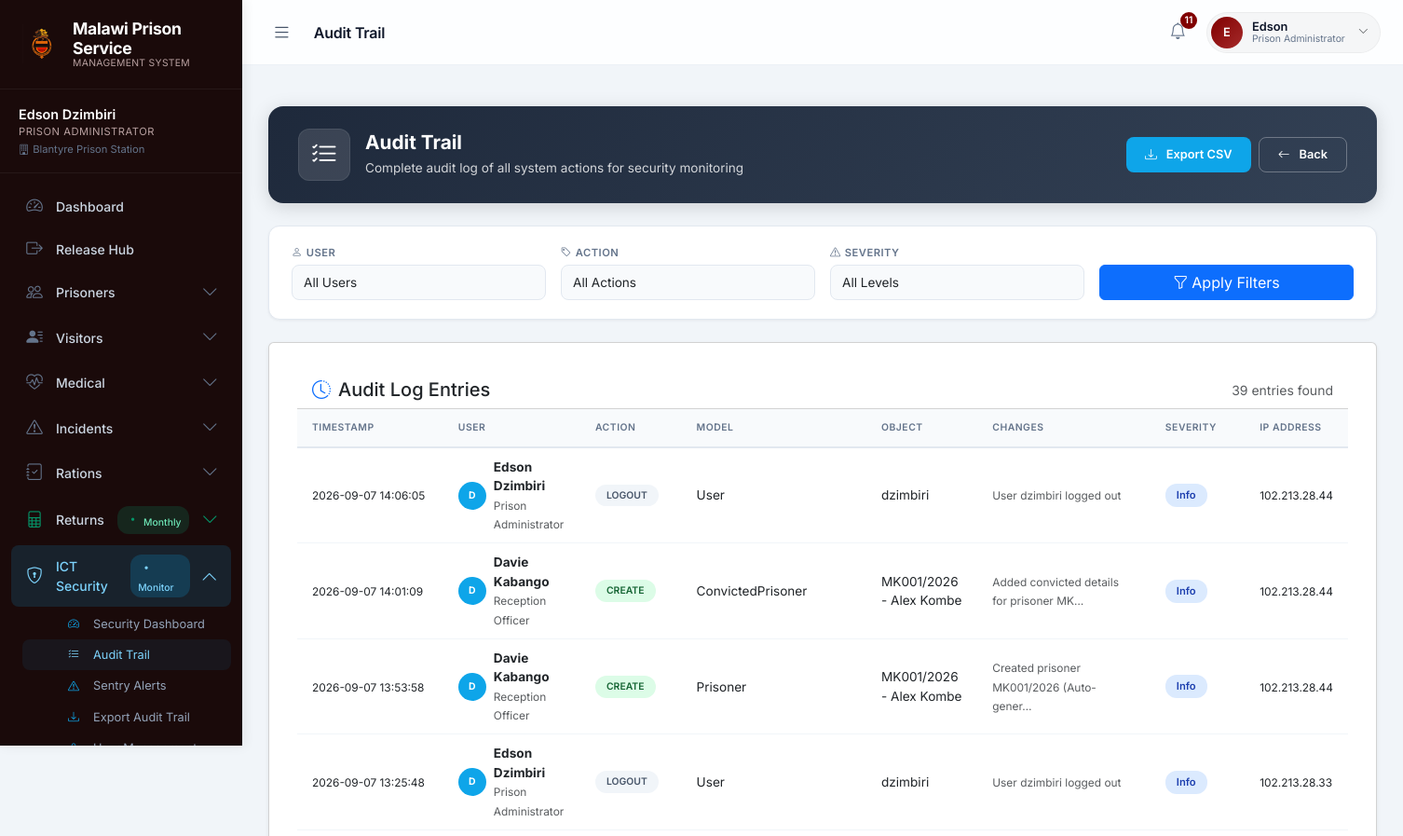
Page /audit-trail/ (signed in, upper part) on the earlier database version.
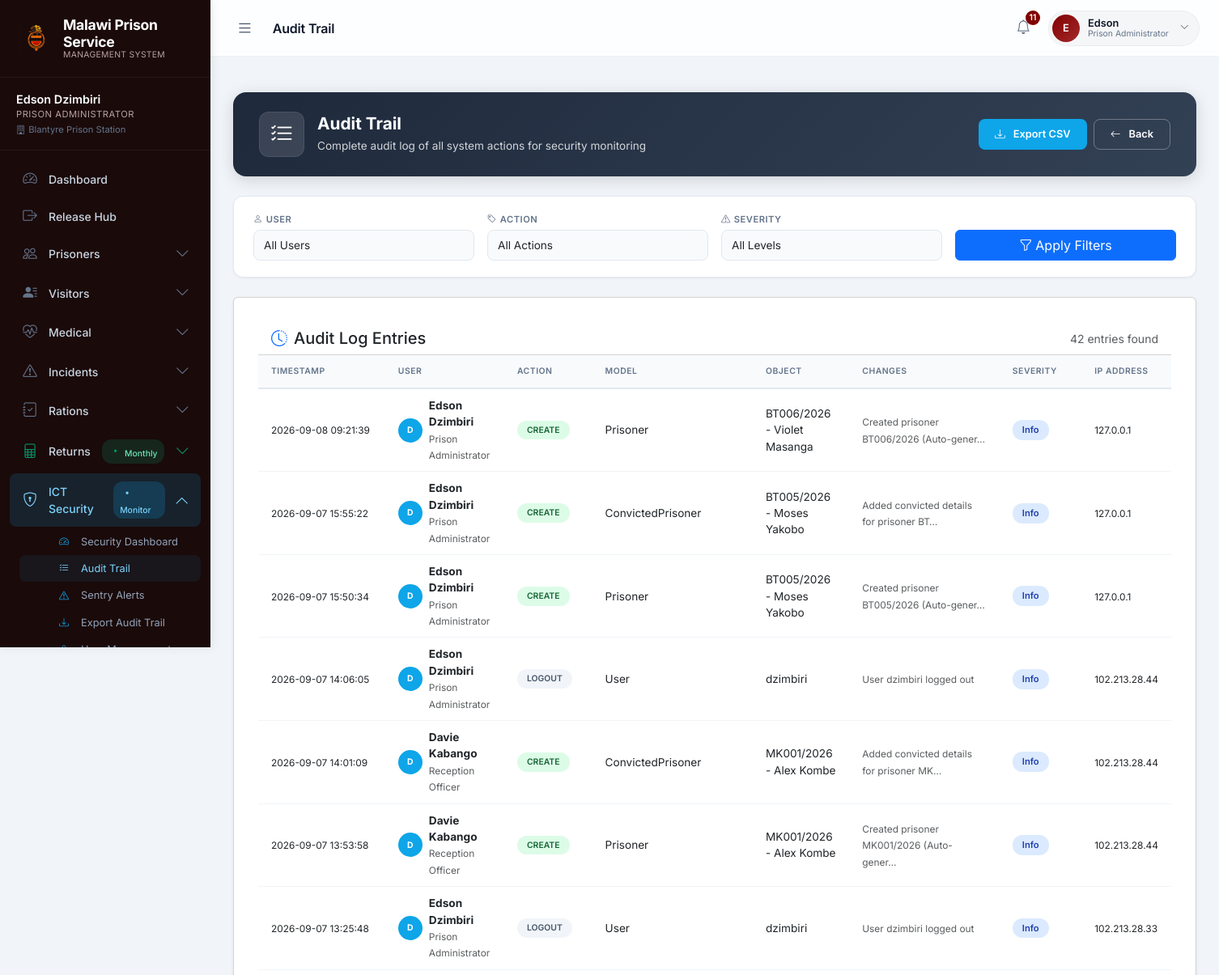
Same page on the later database version.
### prison/models.py (models this page shows, shortened)
class AuditTrail(models.Model):
    ACTION_CHOICES = [
        ('CREATE', 'Create'),
        ('UPDATE', 'Update'),
        ('DELETE', 'Delete'),
        ('LOGIN', 'Login'),
        ('LOGOUT', 'Logout'),
        ('RELEASE', 'Release'),
        ('TRANSFER', 'Transfer'),
        ('SENTENCE_CHANGE', 'Sentence Change'),
        ('DATE_CHANGE', 'Date Change'),
        ('PERMISSION_CHANGE', 'Permission Change'),
        ('APPROVE', 'Approve'),
        ('REJECT', 'Reject'),
        ('FORWARD', 'Forward'),
        ('IMPORT', 'Import'),
        ('EXPORT', 'Export'),
    ]
    SEVERITY_CHOICES = [
        ('info', 'Information'),
        ('warning', 'Warning'),
        ('critical', 'Critical'),
    ]
    user = models.ForeignKey(
        settings.AUTH_USER_MODEL,
        on_delete=models.SET_NULL,
        null=True,
        related_name='audit_trails'
    )
    action = models.CharField(max_length=20, choices=ACTION_CHOICES)
    model_name = models.CharField(max_length=50)
    object_id = models.CharField(max_length=50, blank=True)
    object_repr = models.CharField(max_length=200, blank=True)
    changes = models.JSONField(default=dict, blank=True)
    old_values = models.JSONField(default=dict, blank=True)
    new_values = models.JSONField(default=dict, blank=True)
    ip_address = models.GenericIPAddressField(null=True, blank=True)
    user_agent = models.TextField(blank=True)
    timestamp = models.DateTimeField(auto_now_add=True)
    severity = models.CharField(max_length=10, choices=SEVERITY_CHOICES, default='info')
    prison_station = models.ForeignKey(
        PrisonStation,
        on_delete=models.SET_NULL,
        null=True,
        blank=True,
        related_name='audit_trails'
    )
    description = models.TextField(blank=True)
    request_path = models.CharField(max_length=200, blank=True)
    session_id = models.CharField(max_length=40, blank=True)
    class Meta:
        ordering = ['-timestamp']
        indexes = [
            models.Index(fields=['timestamp']),
            models.Index(fields=['user', '-timestamp']),
            models.Index(fields=['model_name', 'object_id']),
            models.Index(fields=['action']),
            models.Index(fields=['severity']),
        ]

### accounts/models.py (models this page shows, shortened)
class CustomUser(AbstractUser):
    ROLE_CHOICES = [
        ('superuser', 'Super Administrator'),
        ('admin', 'Prison Administrator'),
        ('reception', 'Reception Officer'),
        ('officer_in_charge', 'Officer in Charge'),
        ('station_officer', 'Station Officer'),
        ('visitor_attendant', 'Visitor Attendant'),
        ('medical', 'Medical Officer'),
        ('warden', 'Warden'),
        ('ict_personnel', 'ICT Personnel'),
        ('rco', 'Regional Commanding Officer'),
        ('rho', 'Regional Headquarters Officer'),
        ('regional_data_control', 'Regional Data Control Officer'),
    ]
    RANK_CHOICES = [
        ('warder', 'Warder'),
        ('sergeant', 'Sergeant'),
        ('gaoler', 'Gaoler'),
        ('inspector', 'Inspector'),
        ('supritendent', 'Supritendent'),
        ('acp', 'ACP'),
        ('dcp', 'DCP'),
        ('ict_officer', 'ICT Officer'),
        ('systems_analyst', 'Systems Analyst'),
        ('network_admin', 'Network Administrator'),
        ('security_analyst', 'Security Analyst'),
    ]
    REGION_CHOICES = [
        ('southern', 'Southern Region'),
        ('northern', 'Northern Region'),
        ('eastern', 'Eastern Region'),
        ('central', 'Central Region'),
    ]
    role = models.CharField(max_length=30, choices=ROLE_CHOICES, default='reception')
    rank = models.CharField(max_length=20, choices=RANK_CHOICES, blank=True, null=True)
    prison_station = models.ForeignKey(
        'prison.PrisonStation',
        on_delete=models.SET_NULL,
        null=True,
        blank=True
    )
    region = models.CharField(max_length=10, choices=REGION_CHOICES, blank=True, null=True, help_text="Region permission (for regional admins)")
    must_change_password = models.BooleanField(default=True)
    failed_login_attempts = models.PositiveIntegerField(default=0)
    last_login_ip = models.GenericIPAddressField(null=True, blank=True)
    last_login_user_agent = models.TextField(blank=True)
    is_suspicious = models.BooleanField(default=False)
    suspicious_reason = models.TextField(blank=True)
    def is_super_admin(self):
        return self.role == 'superuser' or self.is_superuser
    def is_ict_personnel(self):
        return self.role == 'ict_personnel'

### prison/views.py (the view)
# urls.py: path('audit-trail/', views.audit_trail_list, name='audit_trail_list'),
@login_required
def audit_trail_list(request):
    if not (hasattr(request.user, 'is_ict_personnel') and request.user.is_ict_personnel()):
        if not (request.user.is_super_admin() or request.user.is_prison_admin()):
            raise PermissionDenied("Only ICT Personnel can access audit trails.")
    audit_trails = AuditTrail.objects.all().select_related('user').order_by('-timestamp')
    user_id = request.GET.get('user')
    action = request.GET.get('action')
    severity = request.GET.get('severity')
    if user_id:
        audit_trails = audit_trails.filter(user_id=user_id)
    if action:
        audit_trails = audit_trails.filter(action=action)
    if severity:
        audit_trails = audit_trails.filter(severity=severity)
    paginator = Paginator(audit_trails, 50)
    page_number = request.GET.get('page')
    page_obj = paginator.get_page(page_number)
    context = {
        'audit_trails': page_obj,
        'all_users': User.objects.filter(audit_trails__isnull=False).distinct(),
        'all_actions': AuditTrail.objects.values_list('action', flat=True).distinct(),
        'selected_user': user_id,
        'selected_action': action,
        'selected_severity': severity,
        'page_obj': page_obj,
    }
    return render(request, 'prison/audit_trail_list.html', context)

### prison/templates/prison/audit_trail_list.html (shortened to what the changed rows need)
{% extends "base.html" %}
{% load static %}
{% block content %}
<div class="audit-container">
    <div class="card shadow-sm">
        <div class="card-header bg-white d-flex justify-content-between align-items-center flex-wrap gap-2">
            <h5 class="mb-0"><i class="bi bi-clock-history me-2 text-primary"></i>Audit Log Entries</h5>
            <span class="text-muted small">{{ page_obj.paginator.count }} entries found</span>
        </div>
        <div class="card-body p-0">
            <div class="table-responsive">
                <table class="table audit-table">
                    <thead>
                        <tr>
                            <th>Timestamp</th>
                            <th>User</th>
                            <th>Action</th>
                            <th>Model</th>
                            <th>Object</th>
                            <th>Changes</th>
                            <th>Severity</th>
                            <th>IP Address</th>
                        </tr>
                    </thead>
                    <tbody>
                        {% for audit in audit_trails %}
                        <tr>
                            <td>
                                <small class="text-nowrap">{{ audit.timestamp|date:"Y-m-d H:i:s" }}</small>
                            </td>
                            <td>
                                <div class="user-cell">
                                    <div class="user-avatar-sm {% if not audit.user %}system{% endif %}">
                                        {{ audit.user.username|slice:":1"|upper|default:"S" }}
                                    </div>
                                    <div>
                                        <strong>{{ audit.user.get_full_name|default:audit.user.username|default:"System" }}</strong>
                                        {% if audit.user %}
                                        <br>
                                        <small class="text-muted">{{ audit.user.get_role_display|default:"Staff" }}</small>
                                        {% endif %}
                                    </div>
                                </div>
                            </td>
                            <td>
                                <span class="action-badge action-{{ audit.action }}">
                                    {{ audit.action }}
                                </span>
                            </td>
                            <td>{{ audit.model_name }}</td>
                            <td>{{ audit.object_repr|truncatechars:40 }}</td>
                            <td>
                                {% if audit.changes %}
                                <div class="changes-preview">
                                    {% for field, change in audit.changes.items %}
                                    <div class="change-item">
                                        <span class="field-name">{{ field }}:</span>
                                        {% if change.old != None and change.old != '' %}
                                        <span class="old-value">{{ change.old|truncatechars:30 }}</span>
                                        <span class="arrow">→</span>
                                        {% endif %}
                                        {% if change.new != None and change.new != '' %}
                                        <span class="new-value">{{ change.new|truncatechars:30 }}</span>
                                        {% endif %}
                                    </div>
                                    {% endfor %}
                                </div>
                                {% elif audit.description %}
                                <small class="text-muted">{{ audit.description|truncatechars:40 }}</small>
                                {% else %}
                                <span class="text-muted">—</span>
                                {% endif %}
                            </td>
                            <td>
                                <span class="severity-badge severity-{{ audit.severity }}">
                                    {{ audit.severity|title }}
                                </span>
                            </td>
                            <td><small class="text-nowrap">{{ audit.ip_address|default:"N/A" }}</small></td>
                        </tr>
                        {% endfor %}
                    </tbody>
                </table>
            </div>
        </div>
    </div>
</div>
{% endblock %}

Differences in the rows shown:
added AuditTrail: timestamp "2026-09-08 09:21:39", user.username "D", user.get_full_name "Edson Dzimbiri", user.role "Prison Administrator", action "CREATE", model_name "Prisoner", object_repr "BT006/2026 - Violet Masanga", description "Created prisoner BT006/2026 (Auto-gener…", severity "Info", ip_address "127.0.0.1"
added AuditTrail: timestamp "2026-09-07 15:55:22", user.username "D", user.get_full_name "Edson Dzimbiri", user.role "Prison Administrator", action "CREATE", model_name "ConvictedPrisoner", object_repr "BT005/2026 - Moses Yakobo", description "Added convicted details for prisoner BT…", severity "Info", ip_address "127.0.0.1"
added AuditTrail: timestamp "2026-09-07 15:50:34", user.username "D", user.get_full_name "Edson Dzimbiri", user.role "Prison Administrator", action "CREATE", model_name "Prisoner", object_repr "BT005/2026 - Moses Yakobo", description "Created prisoner BT005/2026 (Auto-gener…", severity "Info", ip_address "127.0.0.1"
Other differences:
{{ page_obj.paginator.count }}: "39" → "42"
